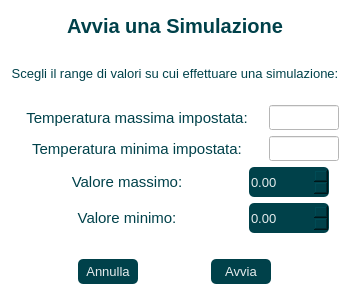
<?xml version="1.0" encoding="UTF-8"?>
<ui version="4.0">
 <class>SimulationSettings</class>
 <widget class="QDialog" name="SimulationSettings">
  <property name="geometry">
   <rect>
    <x>0</x>
    <y>0</y>
    <width>350</width>
    <height>300</height>
   </rect>
  </property>
  <property name="minimumSize">
   <size>
    <width>350</width>
    <height>300</height>
   </size>
  </property>
  <property name="maximumSize">
   <size>
    <width>400</width>
    <height>350</height>
   </size>
  </property>
  <property name="windowTitle">
   <string>Dialog</string>
  </property>
  <property name="styleSheet">
   <string notr="true">background-color: rgb(255, 255, 255);
color: rgb(0, 65, 74);</string>
  </property>
  <layout class="QVBoxLayout" name="verticalLayout_2">
   <item>
    <widget class="QLabel" name="label">
     <property name="minimumSize">
      <size>
       <width>0</width>
       <height>25</height>
      </size>
     </property>
     <property name="maximumSize">
      <size>
       <width>16777215</width>
       <height>30</height>
      </size>
     </property>
     <property name="font">
      <font>
       <pointsize>15</pointsize>
       <bold>true</bold>
      </font>
     </property>
     <property name="text">
      <string>Avvia una Simulazione</string>
     </property>
     <property name="alignment">
      <set>Qt::AlignCenter</set>
     </property>
    </widget>
   </item>
   <item>
    <widget class="QLabel" name="label_2">
     <property name="font">
      <font>
       <pointsize>10</pointsize>
      </font>
     </property>
     <property name="text">
      <string>Scegli il range di valori su cui effettuare una simulazione:</string>
     </property>
     <property name="alignment">
      <set>Qt::AlignCenter</set>
     </property>
     <property name="wordWrap">
      <bool>true</bool>
     </property>
    </widget>
   </item>
   <item>
    <layout class="QHBoxLayout" name="horizontalLayout_4">
     <item>
      <widget class="QLabel" name="maxValueSet">
       <property name="font">
        <font>
         <pointsize>11</pointsize>
        </font>
       </property>
       <property name="text">
        <string>Temperatura massima impostata:</string>
       </property>
       <property name="alignment">
        <set>Qt::AlignCenter</set>
       </property>
       <property name="wordWrap">
        <bool>true</bool>
       </property>
      </widget>
     </item>
     <item>
      <widget class="QLineEdit" name="tempMax">
       <property name="enabled">
        <bool>false</bool>
       </property>
       <property name="minimumSize">
        <size>
         <width>30</width>
         <height>20</height>
        </size>
       </property>
       <property name="maximumSize">
        <size>
         <width>70</width>
         <height>25</height>
        </size>
       </property>
       <property name="font">
        <font>
         <pointsize>10</pointsize>
        </font>
       </property>
       <property name="alignment">
        <set>Qt::AlignCenter</set>
       </property>
      </widget>
     </item>
    </layout>
   </item>
   <item>
    <layout class="QHBoxLayout" name="tempMinRow">
     <item>
      <widget class="QLabel" name="tempMinLabel">
       <property name="font">
        <font>
         <pointsize>11</pointsize>
        </font>
       </property>
       <property name="text">
        <string>Temperatura minima impostata:</string>
       </property>
       <property name="alignment">
        <set>Qt::AlignCenter</set>
       </property>
       <property name="wordWrap">
        <bool>true</bool>
       </property>
      </widget>
     </item>
     <item>
      <widget class="QLineEdit" name="TempMin">
       <property name="enabled">
        <bool>false</bool>
       </property>
       <property name="minimumSize">
        <size>
         <width>30</width>
         <height>20</height>
        </size>
       </property>
       <property name="maximumSize">
        <size>
         <width>70</width>
         <height>25</height>
        </size>
       </property>
       <property name="font">
        <font>
         <pointsize>10</pointsize>
        </font>
       </property>
       <property name="alignment">
        <set>Qt::AlignCenter</set>
       </property>
      </widget>
     </item>
    </layout>
   </item>
   <item>
    <layout class="QHBoxLayout" name="horizontalLayout">
     <property name="rightMargin">
      <number>10</number>
     </property>
     <item>
      <widget class="QLabel" name="varValMax">
       <property name="font">
        <font>
         <pointsize>11</pointsize>
        </font>
       </property>
       <property name="text">
        <string>Valore massimo:</string>
       </property>
       <property name="alignment">
        <set>Qt::AlignCenter</set>
       </property>
      </widget>
     </item>
     <item>
      <widget class="QDoubleSpinBox" name="valMax">
       <property name="minimumSize">
        <size>
         <width>70</width>
         <height>25</height>
        </size>
       </property>
       <property name="maximumSize">
        <size>
         <width>80</width>
         <height>30</height>
        </size>
       </property>
       <property name="font">
        <font>
         <pointsize>10</pointsize>
        </font>
       </property>
       <property name="styleSheet">
        <string notr="true">color: rgb(230, 236, 237);
background-color: rgb(0, 65, 74);
border-radius: 5px;
padding: 0.3em;</string>
       </property>
      </widget>
     </item>
    </layout>
   </item>
   <item>
    <layout class="QHBoxLayout" name="horizontalLayout_2">
     <property name="rightMargin">
      <number>10</number>
     </property>
     <item>
      <widget class="QLabel" name="varValMin">
       <property name="font">
        <font>
         <pointsize>11</pointsize>
        </font>
       </property>
       <property name="text">
        <string>Valore minimo:</string>
       </property>
       <property name="alignment">
        <set>Qt::AlignCenter</set>
       </property>
      </widget>
     </item>
     <item>
      <widget class="QDoubleSpinBox" name="valMin">
       <property name="minimumSize">
        <size>
         <width>70</width>
         <height>25</height>
        </size>
       </property>
       <property name="maximumSize">
        <size>
         <width>80</width>
         <height>30</height>
        </size>
       </property>
       <property name="font">
        <font>
         <pointsize>10</pointsize>
        </font>
       </property>
       <property name="styleSheet">
        <string notr="true">color: rgb(230, 236, 237);
background-color: rgb(0, 65, 74);
border-radius: 5px;
padding: 0.3em;</string>
       </property>
      </widget>
     </item>
    </layout>
   </item>
   <item>
    <layout class="QHBoxLayout" name="horizontalLayout_3">
     <property name="topMargin">
      <number>20</number>
     </property>
     <property name="bottomMargin">
      <number>5</number>
     </property>
     <item>
      <widget class="QPushButton" name="annullaButton">
       <property name="sizePolicy">
        <sizepolicy hsizetype="Minimum" vsizetype="Fixed">
         <horstretch>0</horstretch>
         <verstretch>0</verstretch>
        </sizepolicy>
       </property>
       <property name="minimumSize">
        <size>
         <width>40</width>
         <height>20</height>
        </size>
       </property>
       <property name="maximumSize">
        <size>
         <width>60</width>
         <height>25</height>
        </size>
       </property>
       <property name="font">
        <font>
         <pointsize>10</pointsize>
        </font>
       </property>
       <property name="styleSheet">
        <string notr="true">color: rgb(230, 236, 237);
background-color: rgb(0, 65, 74);
border-radius: 5px;
padding: 0.3em;</string>
       </property>
       <property name="text">
        <string>Annulla</string>
       </property>
      </widget>
     </item>
     <item>
      <widget class="QPushButton" name="startButton">
       <property name="minimumSize">
        <size>
         <width>40</width>
         <height>20</height>
        </size>
       </property>
       <property name="maximumSize">
        <size>
         <width>60</width>
         <height>25</height>
        </size>
       </property>
       <property name="font">
        <font>
         <pointsize>10</pointsize>
        </font>
       </property>
       <property name="styleSheet">
        <string notr="true">color: rgb(230, 236, 237);
background-color: rgb(0, 65, 74);
border-radius: 5px;
padding: 0.3em;</string>
       </property>
       <property name="text">
        <string>Avvia</string>
       </property>
      </widget>
     </item>
    </layout>
   </item>
  </layout>
 </widget>
 <resources/>
 <connections/>
</ui>
